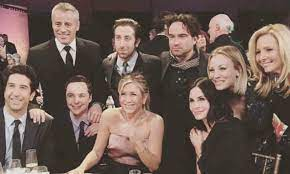
#> input picture friends.jpg, 290 x 174 px
$ python Image_mix.py
#> lines starting #> are read from the running program, lines starting #| are printed output that depends on the picture
import cv2
import cvzone
import numpy as np


# the Classifier is the detector and cascade is the algorthm
trained_face_data = cv2.CascadeClassifier('haarcascade_frontalface_default.xml')

#  The imread will let the image be processed
img = cv2.imread('friends.jpg')
#> img is the input picture: shape (174, 290, 3); mean B, G, R 82.2, 90, 107.5
img2 = cv2.imread('Danny.PNG', cv2.IMREAD_UNCHANGED)
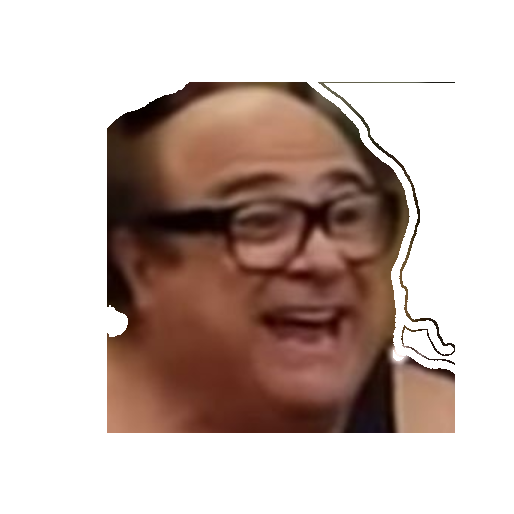
#> input picture Danny.png, 514 x 514 px, found by its file name
#> img2 is the input picture: shape (514, 514, 4); mean B, G, R, A 179.4, 185.7, 201.8, 95.5

Gray_img = cv2.cvtColor(img, cv2.COLOR_BGR2GRAY)
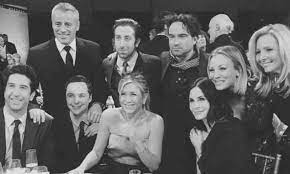
#> Gray_img: shape (174, 290); min 8, max 246, mean 94.4
Gray_img2 = cv2.cvtColor(img2, cv2.COLOR_BGR2GRAY)
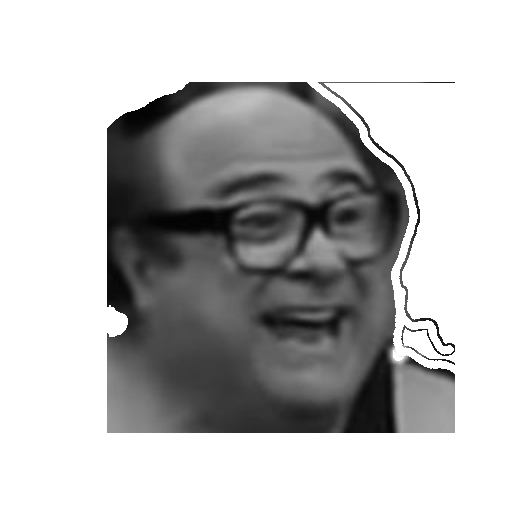
#> Gray_img2: shape (514, 514); min 3, max 255, mean 189.8


#the call to detect faces
face_coordinates = trained_face_data.detectMultiScale(Gray_img)
#> face_coordinates = [[48, 13, 30, 30], [109, 27, 29, 29], [163, 26, 29, 29], [203, 57, 32, 32], [3, 75, 30, 30], [62, 84, 30, 30], [118, 83, 30, 30], [184, 90, 27, 27]]
face_coordinates2 = trained_face_data.detectMultiScale(Gray_img2)
#> face_coordinates2 = ()
scale = 0.0

for (x,y,w,h) in face_coordinates:
    #cv2.rectangle(img, (x,y), (x+w,y+h),(randrange(256),randrange(256),randrange(256)),2)


    img2 = cv2.resize(img2, dsize=(w,h))
#> (the run stopped early here; a loop or call above may not have finished)
